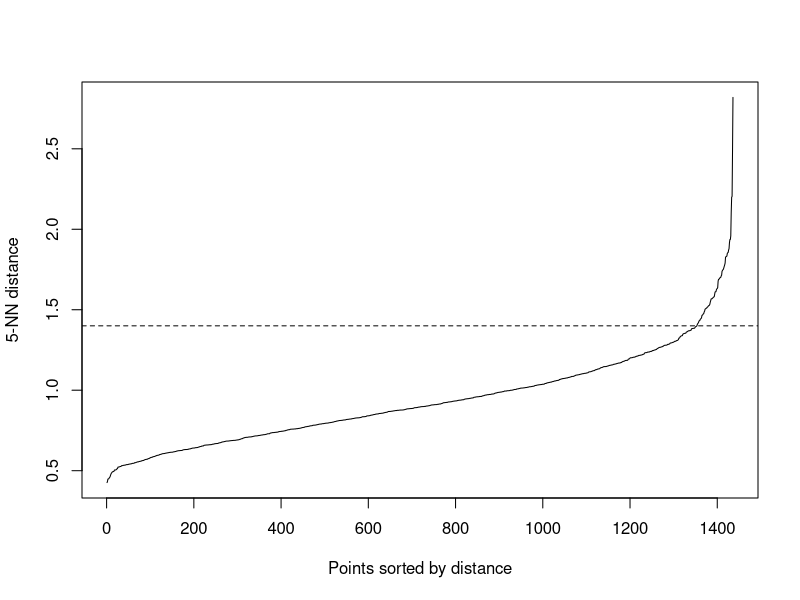

Recreate this plot in R. (Note: this script raises an error after producing the figure.)

##########################################################################
###                              DBSCAN                                ###
##########################################################################

#install.packages("fpc")
library('fpc')
#install.packages("dbscan")
library('dbscan')

data <- read.csv('dataset.csv')
df <- data
df$year <- NULL
df$track.name <- NULL
df$playlist_name <- NULL

summary(df)

df <- apply(X = df,
            MARGIN = 2,
            FUN = function(x) scale(x, center = median(x), scale = IQR(x)))
df <- as.data.frame(df)

# Compute DBSCAN using fpc package

# optimal paramethers
dbscan::kNNdistplot(df, k =  5) 
abline(h = 1.4, lty = 2)

set.seed(123)
db <- fpc::dbscan(df, eps = 1.29, MinPts = 50)
#120 3 clust
#grouping results
print(db)

#library("factoextra")
#1
fviz_cluster(db, data = df, stand = FALSE,
             ellipse = FALSE, show.clust.cent = FALSE,
             geom = "point")
#2
fviz_cluster(db, df, geom = "point")

fviz_cluster(db, data = df,
             ellipse.type = "t", # Concentration ellipse
             repel = TRUE, # Avoid label overplotting (slow)
              geom = "point")

which(db$cluster == 0)

# Setting row names for better visualisation
row.names(df) <- data$track.name

summary(df)

df$cluster <- db$cluster

cluster1 <- df[which(df$cluster == 1),] 
cluster2 <- df[which(df$cluster == 2),] 
cluster3 <- df[which(df$cluster == 3),] 
cluster4 <- df[which(df$cluster == 4),] 

cluster1 <- cluster1[, -10]
cluster2 <- cluster2[, -10]
cluster3 <- cluster3[, -10]
cluster4 <- cluster4[, -10]

#PCA visualisation of clusters

# Source:
# https://rpkgs.datanovia.com/factoextra/reference/fviz_pca.html

library("FactoMineR")
res.pca <- prcomp(cluster1,  scale = TRUE)

# 1. Control automatically the color of individuals 
# using the "cos2" or the contributions "contrib"
# cos2 = the quality of the individuals on the factor map
# 2. To keep only point or text use geom = "point" or geom = "text".
# 3. Change themes using ggtheme: http://www.sthda.com/english/wiki/ggplot2-themes
fviz_pca_ind(res.pca, col.ind="cos2", #geom = "point",
             gradient.cols = c("#00AFBB", "#E7B800", "#FC4E07" ))


# Control variable colors using their contributions
fviz_pca_var(res.pca, col.var = "contrib",
             gradient.cols = c("#00AFBB", "#E7B800", "#E61E0E"),
             ggtheme = theme_minimal())

ggplot(cluster2, aes(x = Long,y = Lat, label = rownames(Eurodf))) +
  geom_point(color = "blue") + geom_text(hjust = 0.5, vjust = -0.5)

# We have to introduce this variable for horizontal bar genre plot by cluster
df$genre <- as.factor(data$playlist_name)

# How genres are actually distributed in clusters?
ggplot(data = df, aes(y = cluster)) +
  geom_bar(aes(fill = genre)) +
  ggtitle("Расподела жанровских плејлисти по кластерима") +
  theme(plot.title = element_text(hjust = 0.5))

# Source:
# https://towardsdatascience.com/how-to-use-and-visualize-k-means-clustering-in-r-19264374a53c


# Measuring clustering quality - Silhouette

library(cluster)

df$genre <- NULL
df$cluster <- NULL

#r Remove zero cluster - outliers, and also remove observations in df which match zero cluster

db$cluster <- db$cluster[which(db$cluster != 0)]
df <- df[-(which(db$cluster == 0)),]

silh <- silhouette(db$cluster, dist(df))
#fviz_silhouette(silh)
plot(silh,col=1:8,border=NA)
summary(silh)
